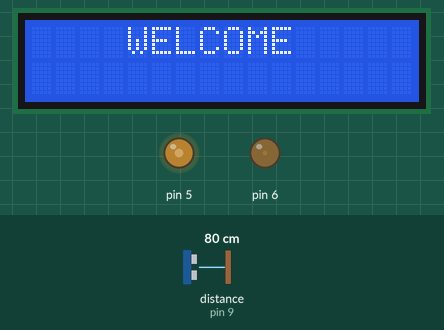
Recording of a sketch running on a simulated Arduino Uno, built with avr-gcc and run on an emulated ATmega328P. On the bench: 16×2 character LCD, output pins drawn as LEDs (lit = HIGH). Wiring (inferred from the names in the program): ultrasonic range finder: trigger pin 10; echo pin 9. Inputs (shaded band) come from the test bench; at power-on: distance to the obstacle (sensor on pin 9) 80 cm. The echo pulse lasts 58.3 µs per cm; pins used as bus, display or sensor lines are not drawn.

Above: at 0.6 s.
At 4.2 s:
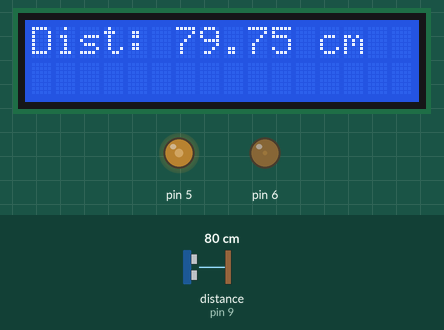
4.3 s: distance to the obstacle (sensor on pin 9) set to 12 cm
At 5.8 s:
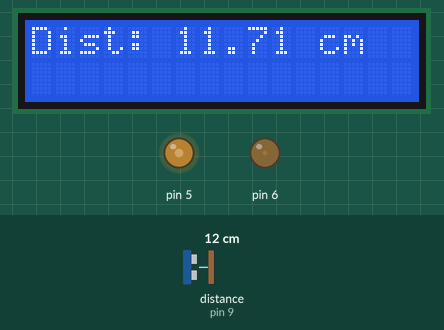
7.5 s: distance to the obstacle (sensor on pin 9) set to 10 cm
At 8.9 s:
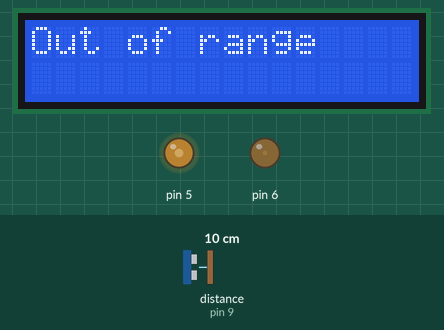
11.6 s: distance to the obstacle (sensor on pin 9) set to 4 cm
At 12.7 s:
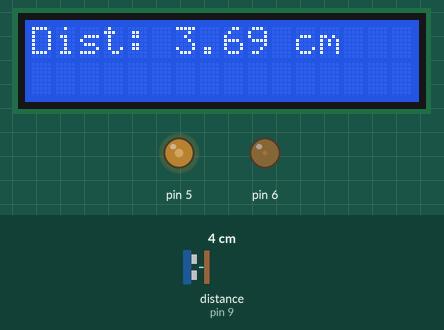
Timing chart, 0 to 14.6 s (numbered marks = the images above; inputs shaded):
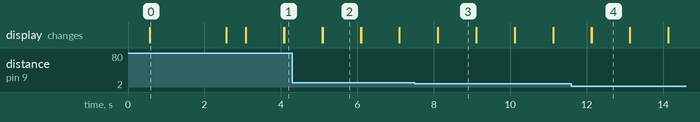

Measured:
- the behaviour switches between 11 and 10 cm on distance to the obstacle (sensor on pin 9) (found by bisection; images 2 and 3)
- after the input at 4.3 s, the display: first differs from a run without the input after 0.79 s (image 2)
- after the input at 7.5 s, the display: first differs from a run without the input after 0.61 s (image 3)
- after the input at 11.6 s, the display: first differs from a run without the input after 0.53 s (image 4)
- what the display in image 0 shows lasts 2.0 s, from 0.6 s to 2.6 s
- what the display in image 2 shows lasts 1.0 s, from 5.1 s to 6.1 s

The sketch:

Code.ino
```cpp
// includes the LiquidCrystal Library
#include <LiquidCrystal.h>

// Creates an LCD object. Parameters: (rs, enable, d4, d5, d6, d7)
LiquidCrystal lcd(8, 7, 4, 3, 2, 1);

const int trigPin = 10;
const int echoPin = 9;
long duration;
float distance;

int contrast=100; /*It is the contrast of display,
                    always keep it 100 for best
                    contrast ratio*/

/*out of all pwm pins only pin 5&6 gives 980 Hz frequency hence
   used pin 5 for contrast and pin 6 for backlight brightness*/

int backlight=10; /*It is the brightness of backlight
                    of display,always keep it in
                    range of 0 to 60,
                    if increased more than 60,
                    then display will burn out.*/


void setup()
{
  pinMode(6,OUTPUT);
  analogWrite(6, backlight); // analogWrite(pin,value)

  pinMode(5,OUTPUT);
  analogWrite(5, contrast); // analogWrite(pin,value)*/

  lcd.begin(16,2); // Initializes the interface to the LCD screen
  pinMode(trigPin, OUTPUT);
  pinMode(echoPin, INPUT);
  lcd.clear();
  lcd.setCursor(4,0);
  delay(500);
  lcd.print("WELCOME");
  delay(2000);
  lcd.clear();
  delay(500);
}

void loop()
{
  // Write a pulse to the HC-SR04 Trigger Pin
  digitalWrite(trigPin, LOW);
  delayMicroseconds(2);
  digitalWrite(trigPin, HIGH);
  delayMicroseconds(10);
  digitalWrite(trigPin, LOW);

  // Measure the response from the HC-SR04 Echo Pin
  duration = pulseIn(echoPin, HIGH);

  // Determine distance from duration
  distance= duration*0.03433/2;

  // Set cursor to 0th column and 0th row
  lcd.setCursor(0,0);  //lcd.setCursor(column,row)

  if(distance>=2 && distance<=9){
    lcd.print("Dist: ");
  lcd.print(distance);
    lcd.print(" cm  ");
  }
  else if(distance>=10 && distance<=99){
    lcd.print("Dist: ");
  lcd.print(distance);
    lcd.print(" cm ");
  }
  else if(distance>=100 && distance<=400){
    lcd.print("Dist: ");
  lcd.print(distance);
    lcd.print(" cm");
  }
  else{
    lcd.print("Out of range");
  }
  delay(1000);
  lcd.clear();
}
```
